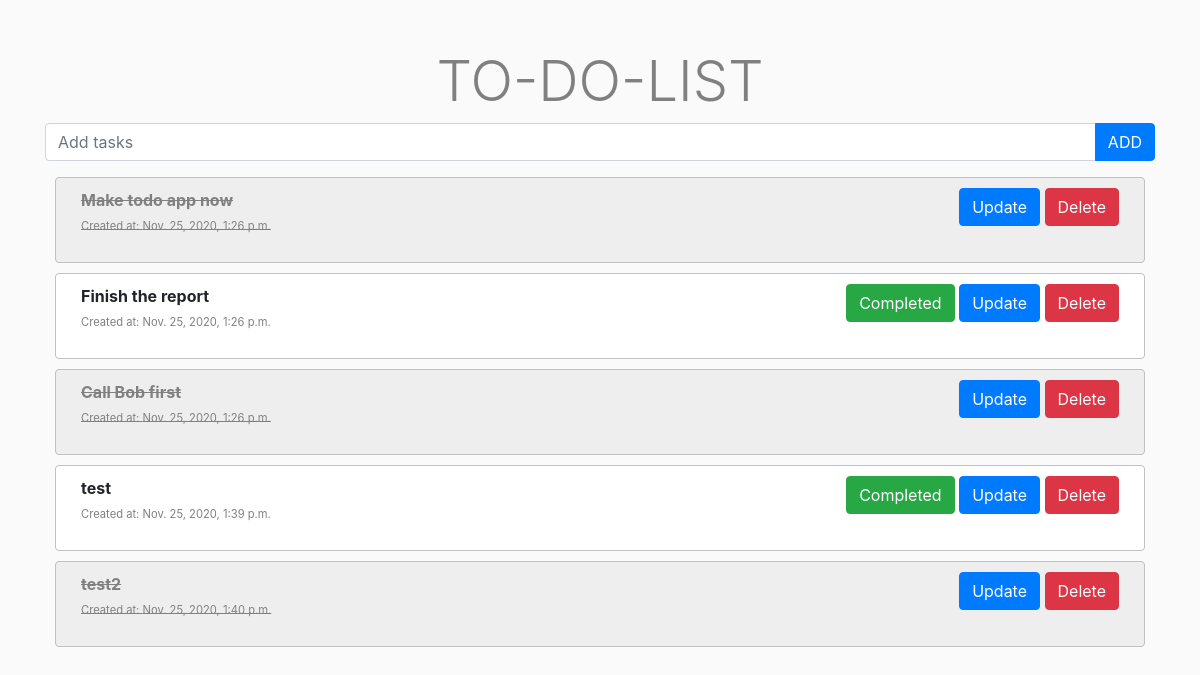
/todo/, run on an earlier commit of the app's database.
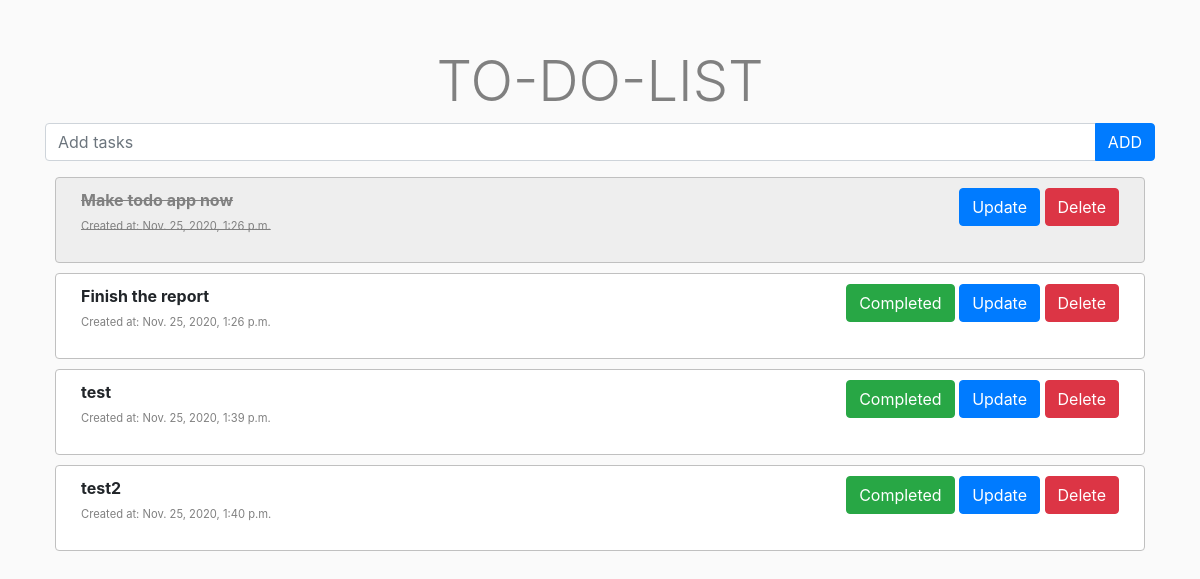
And on a later commit of the database.
### Todo/models.py (models this page shows, shortened)
class Todo(models.Model):
    task = models.CharField(max_length=200)
    completed = models.BooleanField(default=False)
    created_at = models.DateTimeField(auto_now_add=True)

### Todo/views.py (the view)
# urls.py: path('', views.index, name="index"),
def index(request):
    tasks = Todo.objects.all()  # Get all the record in the todo table
    form = TaskForm()  # Makes a blank form
    context = {'tasks': tasks, 'form': form}  # Context for index.html
    return render(request, 'Todo/index.html', context)

### Todo/forms.py
class TaskForm(forms.ModelForm):
    class Meta:
        model = Todo
        fields = '__all__'

### templates/Todo/index.html (shortened to what this page needs)
{% load static %}
<!doctype html>
<html lang="en">
  <head>
    <link rel="stylesheet" href="https://cdn.jsdelivr.net/npm/bootstrap@4.5.3/dist/css/bootstrap.min.css">
    <link rel="stylesheet" href="{% static 'css/todo.css' %}">
  </head>
  <body>
    <div class="container mt-5 justify-content-md-center">
        <h1 class="display-4">TO-DO-LIST</h1>
        {% block body %}
            <form action="{% url 'add' %}" method="post">
                <div class="input-group mb-3">
                    <input type="text" name="task" class="form-control" placeholder="Add tasks" aria-label="Recipient's username" aria-describedby="button-addon2">
                    <div class="input-group-append">
                        <input type="submit" value="ADD" class="btn btn-primary" id="button-addon2">
                    </div>
                </div>
            </form>
        {% for task in tasks %}
            {% if task.completed %}
                <div class="row" id="completed">
                    <div class="col-md" style="text-align: left">
                        <p><span id="taskC">{{ task.task }}</span><br>
                            <span id="timeC" >Created at: {{ task.created_at }}</span></p>
                    </div>
                    <div class="col-md" id="buttonsC">
                        <a href="update/{{ task.id }}" class="btn btn-primary">Update</a>
                        <a href="delete/{{ task.id }}" class="btn btn-danger">Delete</a>
                    </div>
                </div>
            {% elif not task.completed %}
                <div class="row" id="tasks">
                <div class="col-md" style="text-align: left">
                    <p><span id="task">{{ task.task }}</span><br>
                        <span id="time" >Created at: {{ task.created_at }}</span></p>
                </div>
                <div class="col-md" id="buttons" >
                    <a href="complete_task/{{ task.id }}" class="btn btn-success">Completed</a>
                    <a href="update/{{ task.id }}" class="btn btn-primary">Update</a>
                    <a href="delete/{{ task.id }}" class="btn btn-danger">Delete</a>
                </div>
            </div>
            {% endif %}
        {% endfor %}
    {% endblock %}
    </div>
  </body>
</html>

What changed in the data, as far as the page shows it:
removed Todo: task "Call Bob first", created_at "Nov. 25, 2020, 1:26 p.m."
changed Todo "test2": completed True → False (drawn)
